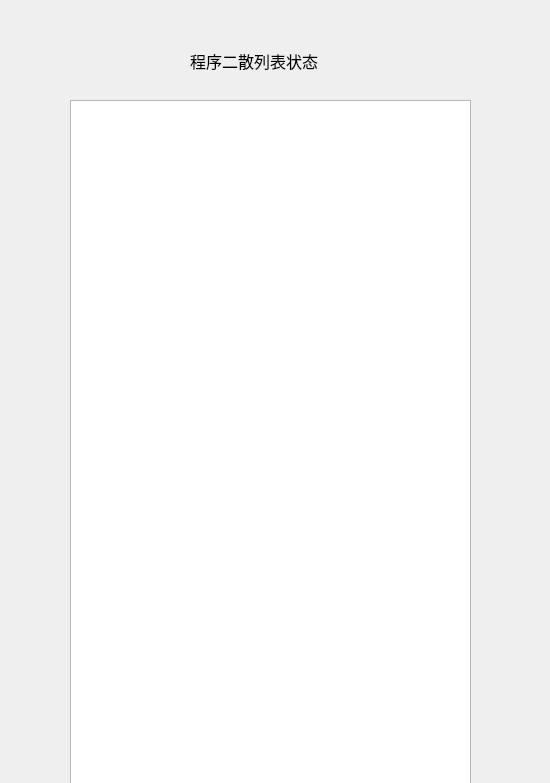
<?xml version="1.0" encoding="UTF-8"?>
<ui version="4.0">
 <class>Pro2</class>
 <widget class="QDialog" name="Pro2">
  <property name="geometry">
   <rect>
    <x>0</x>
    <y>0</y>
    <width>550</width>
    <height>783</height>
   </rect>
  </property>
  <property name="windowTitle">
   <string>Dialog</string>
  </property>
  <widget class="QLabel" name="label">
   <property name="geometry">
    <rect>
     <x>190</x>
     <y>40</y>
     <width>181</width>
     <height>41</height>
    </rect>
   </property>
   <property name="font">
    <font>
     <family>楷体</family>
     <pointsize>12</pointsize>
    </font>
   </property>
   <property name="text">
    <string>程序二散列表状态</string>
   </property>
  </widget>
  <widget class="QTextEdit" name="textEdit">
   <property name="geometry">
    <rect>
     <x>70</x>
     <y>100</y>
     <width>401</width>
     <height>711</height>
    </rect>
   </property>
  </widget>
 </widget>
 <resources/>
 <connections/>
</ui>
